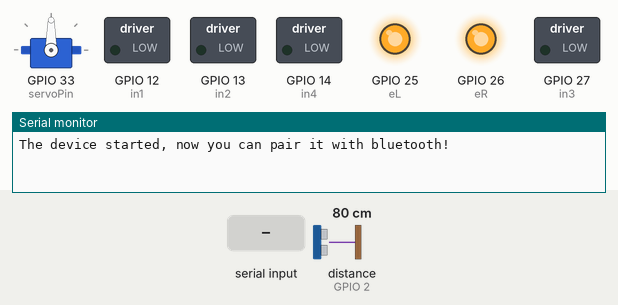
This sketch was run on a simulated ESP32. Parts: servo, switched loads named in the sketch (green lamp = pin HIGH), output pins drawn as LEDs (lit = HIGH), the last lines printed to the serial monitor. Inputs (shaded band) come from the test bench; at power-on: distance to the obstacle (sensor on GPIO 2) 80 cm. The echo pulse lasts 58.3 µs per cm; nothing arrives over Bluetooth unless stated; pins used as bus, display or sensor lines are not drawn.

Above: at 1.2 s.
1.3 s: "d" received over the second serial link
At 2.1 s:
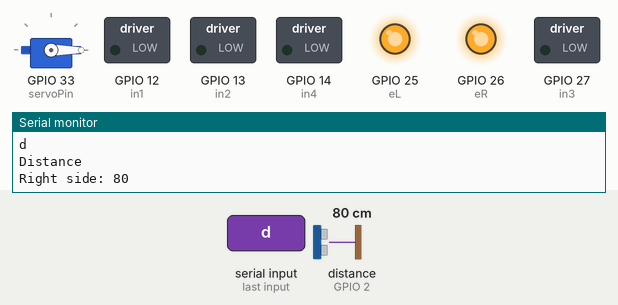
At 4.1 s:
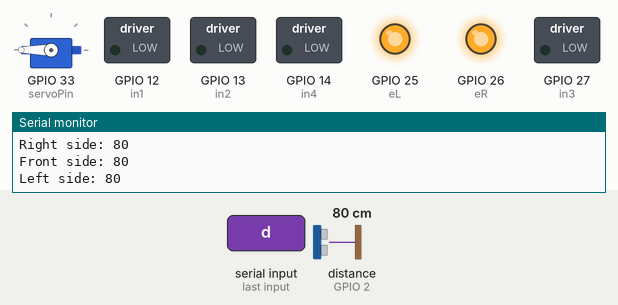
4.3 s: "*" received over the second serial link
At 5.3 s:
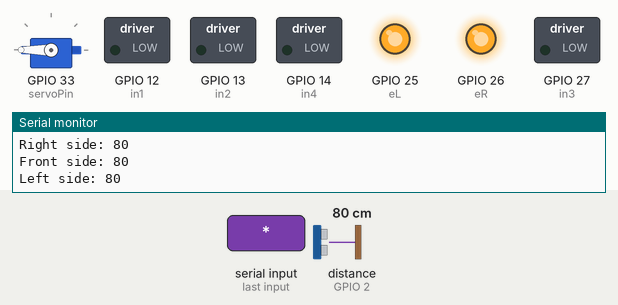
Timing chart, 0 to 7.3 s (numbered marks = the images above; inputs shaded):
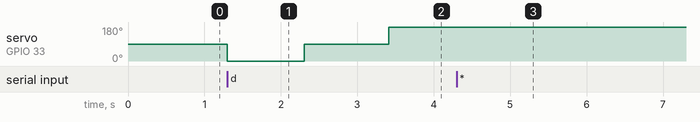

Measured:
- after the input at 1.3 s, servo on GPIO 33 (servoPin): 90° → 0° at once, → 90° 1.0 s later, → 180° 1.1 s later
- after the input at 4.3 s, servo on GPIO 33 (servoPin): stops changing and stays 180°

The sketch:

ControlViaBL.ino
```cpp
#include <Wire.h>
#include "BluetoothSerial.h"
#include "ESP32Servo.h"

#define echoPin 2
#define trigPin 4

// Declaration of R motor controller pins
#define eR 26
#define in2 13
#define in1 12
// Declaration of L motor controller pins
#define eL 25
#define in4 14
#define in3 27

BluetoothSerial SerialBT;
Servo srv;

const int servoPin = 33;

int speed;

String message = "";
String incomingChar;
String ch = "";

void setup() {

  speed = 255;
  Serial.begin(115200);
  SerialBT.begin("esp32Bot");  //Bluetooth device name

  Serial.println("The device started, now you can pair it with bluetooth!");

  pinMode(in1, OUTPUT);
  pinMode(in2, OUTPUT);
  pinMode(in3, OUTPUT);
  pinMode(in4, OUTPUT);

  pinMode(eL, OUTPUT);
  pinMode(eR, OUTPUT);
  analogWrite(eR, speed);
  analogWrite(eL, speed);

  pinMode(trigPin, OUTPUT);
  pinMode(echoPin, INPUT);


  srv.attach(servoPin);
}

void loop() {
  readFromBL();

  /*  Turn on the servo motor to look around and print the distance.
      "d" stand for distance and "e" means end of the mission.         */

  if (readFromBL() == "d") {
    Serial.println("Distance");
    while (readFromBL() != "e") {
      masure();
      readFromBL();
    }
  }

  /* Let you set the speed. (Turn it of when you set the speed)
      "s" stand for speed and "e" means end of the mission.             */

  if (readFromBL() == "s") {
    while (readFromBL() != "e") {
      readFromBL();
      speed = ch.toInt();
      analogWrite(eR, speed);
      analogWrite(eL, speed);
    }
  }

  /*  All While loop here are for control the dc motor to drive "Forward", "Backward", "Left" and "Right".
      When the key got released "#" is sent and the dc motor get turn off.  */

  while (readFromBL() == "F") {
    Serial.println("Forward");

    if (readFromBL() != "#") {
      digitalWrite(in1, 1);
      digitalWrite(in3, 1);
    } else {
      off();
    }
    readFromBL();
  }

  while (readFromBL() == "R") {
    Serial.println("Right");

    if (readFromBL() != "#") {
      digitalWrite(in1, 1);
      digitalWrite(in4, 1);
    } else {
      off();
    }
    readFromBL();
  }

  while (readFromBL() == "B") {
    Serial.println("Backward");

    if (readFromBL() != "#") {
      digitalWrite(in2, 1);
      digitalWrite(in4, 1);
    } else {
      off();
    }
    readFromBL();
  }

  while (readFromBL() == "L") {
    Serial.println("Left");

    if (readFromBL() != "#") {
      digitalWrite(in2, 1);
      digitalWrite(in3, 1);
    } else {
      off();
    }
    readFromBL();
  }
}

/*Get the input and if its the speed number(Most cases 3 digits) then got it until the full number was entered. */
String readFromBL() {
  if (SerialBT.available()) {
    char incomingChar = SerialBT.read();
    if (incomingChar == '*') {
      ch = "";
      incomingChar = SerialBT.read();
      while (incomingChar != '#') {
        ch += incomingChar;
        incomingChar = SerialBT.read();
      }
    } else {
      message = String(incomingChar);
      Serial.println(message);
    }
  }
  return message;
}

int getDis() {
  long duration, distance;
  digitalWrite(trigPin, LOW);
  delayMicroseconds(2);
  digitalWrite(trigPin, HIGH);
  delayMicroseconds(10);
  digitalWrite(trigPin, LOW);
  duration = pulseIn(echoPin, HIGH);
  distance = duration / 58.2;
  return distance;
}
void masure() {
  int max = 0, side = 0, sides[3] = { 0, 0, 0 };
  String rlf[3] = { "Right", "Front", "Left" };

  // for (int i = 0; i <= 18; i++) {
  //   srv.write(i * 10);
  //   delay(100);
  // }
  // for (int i = 180; i >= 0; i--) {
  //   srv.write(i * 10);
  //   delay(100);
  // }

  srv.write(0);
  Serial.print("Right side: ");
  sides[0] = getDis();
  Serial.println(sides[0]);
  delay(1000);

  srv.write(90);
  delay(100);
  Serial.print("Front side: ");
  sides[1] = getDis();
  Serial.println(sides[1]);
  delay(1000);

  srv.write(180);
  Serial.print("Left side: ");
  sides[2] = getDis();
  Serial.println(sides[2]);
  delay(1000);

  /* Find the maximum Distance and highlight wich direction was it.  */
  for (int i = 0; i <= 2; i++) {
    if (sides[i] > max) {
      max = sides[i];
      side = i;
    }
  }
  SerialBT.print("You have more space in the ");
  SerialBT.println(String(rlf[side]));

  SerialBT.print("Distance: ");
  SerialBT.println(String(max));
  SerialBT.println("-------------------------");
}

void off() {
  digitalWrite(in1, 0);
  digitalWrite(in2, 0);
  digitalWrite(in3, 0);
  digitalWrite(in4, 0);
}
```
